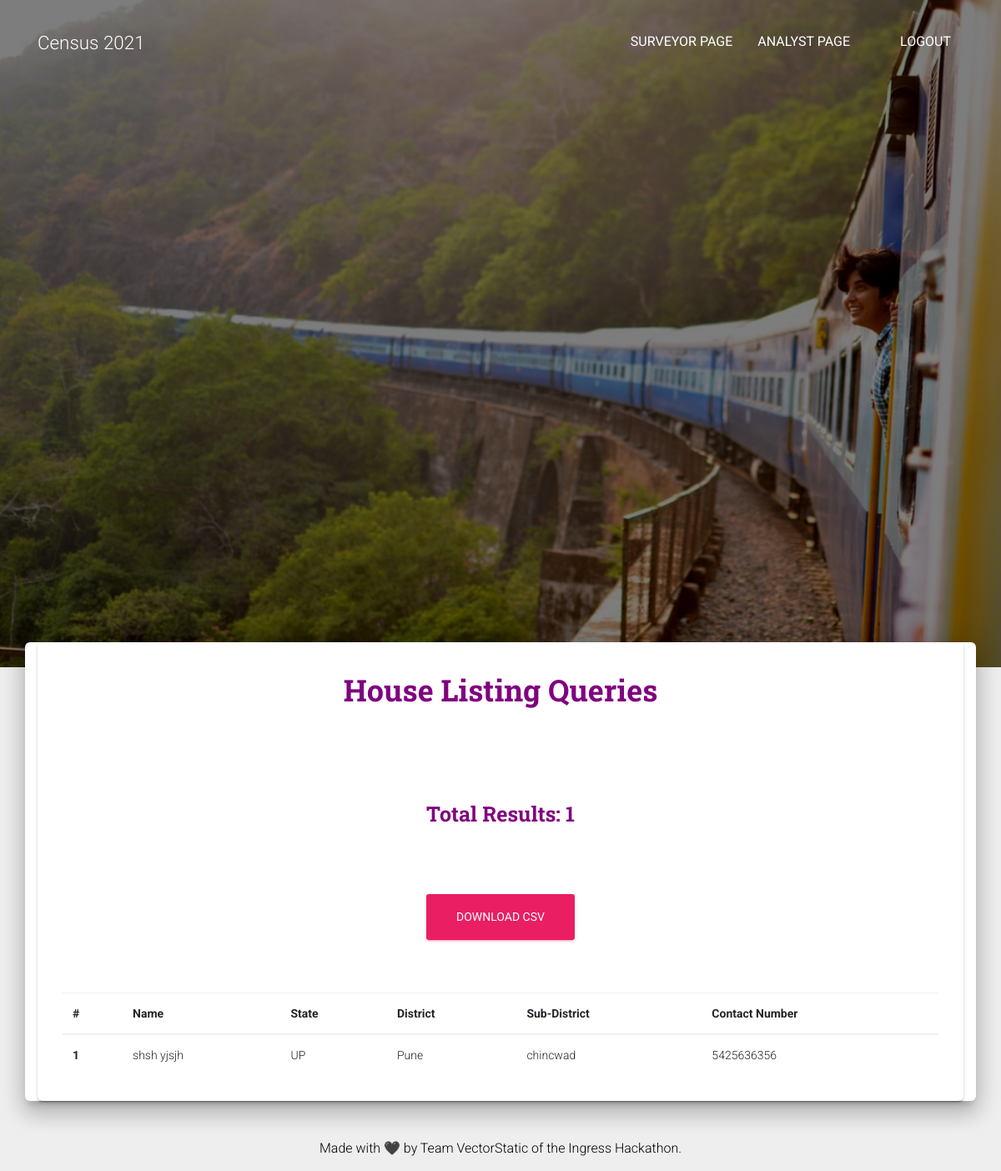
/analyst/houseListQueryResult (signed in), run on the app's committed database.
### surveyor/models.py (models this page shows)
class HouseListing(models.Model):
    state = models.CharField(default= 'UP',max_length=100)
    district = models.CharField(default='Pune',max_length=100)
    subDistrict = models.CharField(default='chincwad',max_length=100)
    village = models.CharField(default='chincwad',max_length=100)
    wardNo = models.IntegerField(default=0)
    BuildingNo = models.CharField(max_length=10)
    CensusHouseNo = models.CharField(max_length=1000,null=True)
    FloorMaterial = models.CharField(max_length=1000, choices=FLOOR_CHOICES)
    WallMaterial = models.CharField(max_length=1000,choices=WALL_CHOICES)
    RoofMaterial = models.CharField(max_length=1000,choices=ROOF_CHOICES)
    UseOfHouse = models.CharField(max_length=1000,choices=USE_CHOICES)
    TotalResidents = models.IntegerField()
    HeadName = models.CharField(max_length=200)
    HeadSex = models.CharField(max_length=1000,choices=SEX_CHOICES)
    HeadCaste = models.CharField(max_length=1000,choices=CASTE_CHOICES)
    Ownership = models.CharField(max_length=1000,choices=OWNERSHIP_CHOICES)
    DwellingRooms = models.IntegerField()
    MarriedCouples = models.IntegerField()
    DrinkingWaterSource = models.CharField(max_length=1000,choices=DWATERSOURCE_CHOICES)
    DrinkingWaterAvail = models.CharField(max_length=1000,choices=DWATERAVAIL_CHOICES)
    LightingSource = models.CharField(max_length=1000,choices=LIGHTING_CHOICES)
    LatrineAccess = models.CharField(max_length=1000,choices=LATRINEACCESS_CHOICES)
    LatrineType = models.CharField(max_length=1000,choices=LATRINETYPE_CHOICES)
    WasteWaterOutlet = models.CharField(max_length=1000,choices=WASTEWATER_CHOICES)
    BathingFacility = models.CharField(max_length=1000,choices=BATHINGFACILITY_CHOICES)
    Kitchen = models.CharField(max_length=1000,choices=KITCHEN_CHOICES)
    KitchenFuel = models.CharField(max_length=1000,choices=FUEL_CHOICES)
    Radio = models.CharField(max_length=1000,choices=RADIO_CHOICES)
    Television = models.CharField(max_length=1000,choices=TELEVISION_CHOICES)
    Internet = models.CharField(max_length=1000,choices=INTERNET_CHOICES)
    ComputingDevice = models.CharField(max_length=1000,choices=DEVICE_CHOICES)
    Phone = models.CharField(max_length=1000,choices=PHONE_CHOICES)
    TwoWheeler = models.CharField(max_length=1000,choices=TWOWHEELER_CHOICES)
    FourWheeler = models.CharField(max_length=1000,choices=FOURWHEELER_CHOICES)
    Cereal = models.CharField(max_length=1000,choices=CEREAL_CHOICES)
    ContactNo = models.CharField(max_length=1000)

### analyst/views.py (the view, shortened to what this page needs)
# urls.py: path('houseListQueryResult', views.houseListQueryResult.as_view(),name = 'houseListQueryResult'),
class houseListQueryResult(View):
    def get(self, request, template_name='analyst/houseListQueryResult.html'):
        group = request.user.groups.all()[0].name
        if isAnalyst(group) == 0:
            return render(request, 'login.html')
        try:
            result = HouseListing.objects.filter(**q2)
            totalResult = len(result)
        except:
            result = None
            totalResult = 0
        argss = {}
        argss["result"]=result
        argss["totalResult"]=totalResult
        return render(request, 'houseListQueryResult.html',argss)

### analyst/views.py (called while the page is built)
def isAnalyst(group_name):
    if group_name == 'analyst_group':
        return 1
    else:
        return 0

### analyst/templates/houseListQueryResult.html (shortened to what this page needs)
{% extends 'base.html' %}
{% block content %}
<div class="page-header header-filter" data-parallax="true"
    style="background-image: url('/static/assets/img/train.jpeg');"></div>
<div class="main main-raised">
    <div class="profile-content">
        <div class="container">
            <div class="card">
                <div class="card-text">
                    <h2 class="title" align="center" style="color:purple;">House Listing Queries</h2>
                </div>
                <br>
                <br>
                <div class="card-text">
                    <h3 class="title" align="center" style="color:purple;">Total Results: {{totalResult}}</h3>
                </div>
                <br>
                <div class="card-body">
                    <form class="form-horizontal" role="form" action="" method="post" enctype="multipart/form-data">
                        <div class="card-footer">
                            <button type="submit" class="btn btn-fill btn-rose btn-lg" style="margin: auto;">Download
                                CSV</button>
                        </div>
                    </form>
                    <br><br>
                    {% if result %}
                    <table class="table table-hover">
                        <thead>
                            <tr>
                                <th scope="col">#</th>
                                <th scope="col">Name</th>
                                <th scope="col">State</th>
                                <th scope="col">District</th>
                                <th scope="col">Sub-District</th>
                                <th scope="col">Contact Number</th>
                            </tr>
                        </thead>
                        <tbody>
                            {% for i in result %}
                            <tr>
                                <th scope="row">{{forloop.counter}}</th>
                                <td>{{i.HeadName}}</td>
                                <td>{{i.state}}</td>
                                <td>{{i.district}}</td>
                                <td>{{i.subDistrict}}</td>
                                <td>{{i.ContactNo}}</td>
                            </tr>
                            {% endfor %}
                        </tbody>
                    </table>{% endif %}
                </div>
            </div>
        </div>
    </div>
</div>
{% endblock %}

### static/assets/demo/demo.css (style rules this page uses)
.title { margin-top: 30px; min-height: 32px; }

### data on the page
HouseListing: HeadName "shsh yjsjh", state "UP", district "Pune", subDistrict "chincwad", ContactNo "5425636356"

### other printed values
{{ totalResult }} "1"
